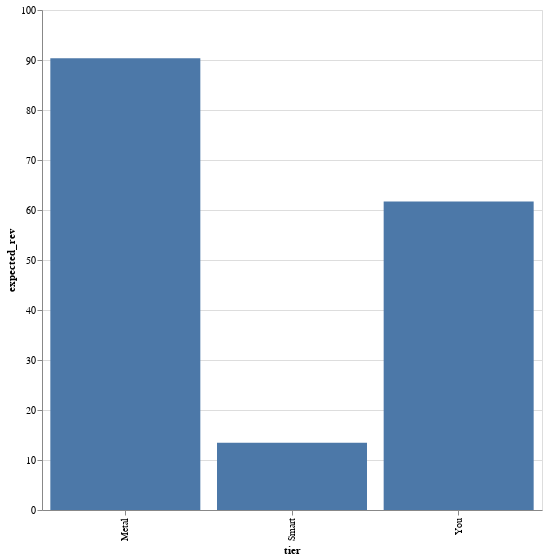

Notebook code cell kept with this figure:
### Code cell
df = pd.read_csv("data.csv")

price = {"Metal": 16.90, "Smart": 4.90, "You": 9.90}

df["price"] = df["tier"].map(price)

df = df.groupby(["payment_no", "tier", "price"]).agg("sum").reset_index()
df["expected_rev"] = df["price"] * df["paid"] / df["users"]

df = df.groupby(["tier"])["expected_rev"].agg("sum").reset_index()

alt.Chart(df).mark_bar().encode(
    x=alt.X("tier:N"),
    y=alt.Y("expected_rev:Q"),
).properties(width=500, height=500)

### Figure 1 — Vega-Lite specification as saved in the notebook (floating-point values rounded to 4 significant figures)
{"config": {"view": {"continuousWidth": 400, "continuousHeight": 300}}, "data": {"name": "data-653ff1b4f7abed4b324b44f0f21a131f"}, "mark": "bar", "encoding": {"x": {"type": "nominal", "field": "tier"}, "y": {"type": "quantitative", "field": "expected_rev"}}, "height": 500, "width": 500, "$schema": "https://vega.github.io/schema/vega-lite/v4.8.1.json", "datasets": {"data-653ff1b4f7abed4b324b44f0f21a131f": [{"tier": "Metal", "expected_rev": 90.35}, {"tier": "Smart", "expected_rev": 13.47}, {"tier": "You", "expected_rev": 61.69}]}}
